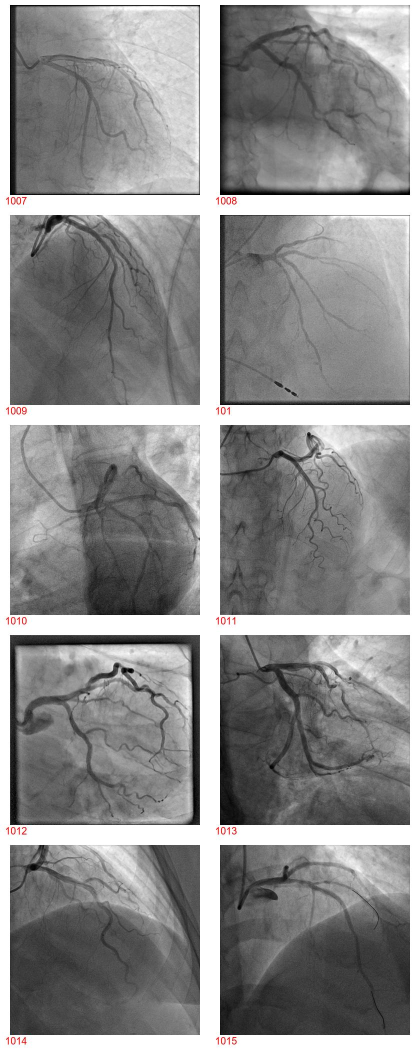
#> input picture contact_sheets/sheet_001.jpg, 840 x 2100 px, given as the content of the folder images/val, which was not available (shown at 1/2 size)
$ python contact_sheet.py
#> lines starting #> are read from the running program, lines starting #| are printed output that depends on the picture; pictures that were not available may be replaced by others from this repository, and a replacement may not be noted
#converting images into a sheet of images for better view to select images for training
from PIL import Image, ImageOps, ImageDraw, ImageFont
from pathlib import Path
import math

input_dir = Path("images/val")
output_dir = Path("contact_sheets")

output_dir.mkdir(exist_ok=True)

# supported formats
files = []

extensions = ["*.jpg", "*.jpeg", "*.png", "*.bmp", "*.tif"]

for ext in extensions:
    files.extend(input_dir.glob(ext))

files = sorted(files)

thumb_size = 420

cols = 2
rows = 5

per_page = cols * rows

pages = math.ceil(len(files) / per_page)

print(f"Creating {pages} contact sheets")

try:
    font = ImageFont.truetype("arial.ttf", 20)
except:
    font = ImageFont.load_default()

for page in range(pages):

    sheet = Image.new(
        "RGB",
        (cols * thumb_size, rows * thumb_size),
        "white"
    )
#> sheet: PIL image 840x2100 RGB; every value is 255

    batch = files[
        page * per_page:(page + 1) * per_page
    ]

    for i, file in enumerate(batch):

        try:
            img = Image.open(file).convert("L")

            img.thumbnail((thumb_size - 20, thumb_size - 40))
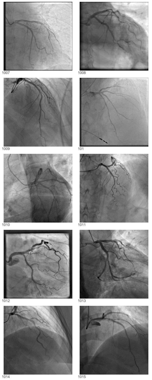
#> img: PIL image 152x380 L; min 0, max 255, mean 142.3

            img = ImageOps.autocontrast(img)

            tile = Image.new(
                "RGB",
                (thumb_size, thumb_size),
                "white"
            )
#> tile: PIL image 420x420 RGB; every value is 255

            # center image
            x_offset = (thumb_size - img.width) // 2
#> x_offset = 134
            y_offset = 10

            tile.paste(img.convert("RGB"), (x_offset, y_offset))
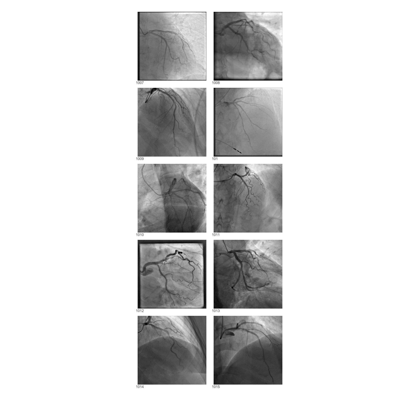
#> tile: PIL image 420x420 RGB; min 0, max 255, mean 218.1

            draw = ImageDraw.Draw(tile)

            # filename text
            text = file.stem

            draw.text(
                (10, thumb_size - 30),
                text,
                fill="red",
                font=font
            )

            x = (i % cols) * thumb_size
            y = (i // cols) * thumb_size

            sheet.paste(tile, (x, y))
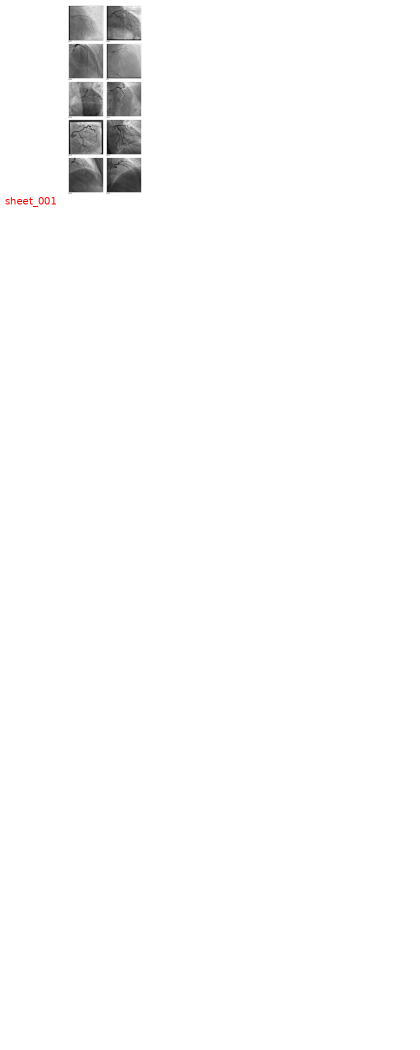
#> sheet: PIL image 840x2100 RGB (shown at 1/2 size); mean R, G, B 251.3, 251.2, 251.2

        except Exception as e:
            print("Error:", file, e)

    sheet.save(
        output_dir / f"sheet_V_{page:03d}.jpg"
    )

print("Done")
